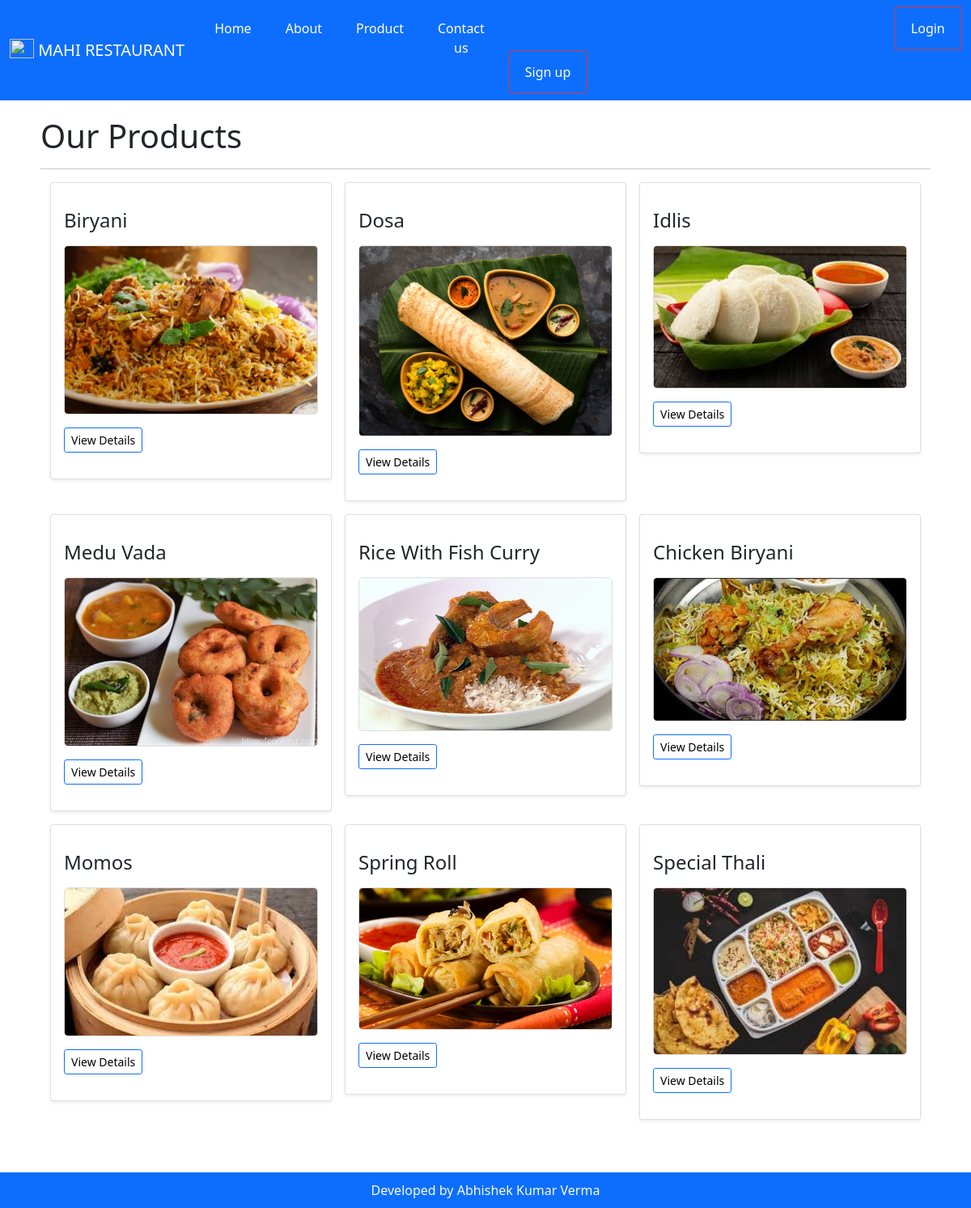
/product, run on the app's committed database.
### home/models.py (models this page shows, shortened)
class Add_product(models.Model):
    name = models.CharField(max_length=122)
    img = models.FileField(upload_to="uploads/")
    price = models.FloatField()

### home/views.py (the view)
# urls.py: path("product",views.product,name='product'),
def product(request):
    Add_products = Add_product.objects.all()
    return render(request,'product.html',{'Add_products': Add_products})

### template/product.html (shortened to what this page needs)
{% extends 'base.html' %}
{% block body %}
<div class="container mysection">
  <h1>Our Products</h1>
  <hr>
  <div class="container">
    <div class="row row-cols-1 row-cols-sm-2 row-cols-md-3 g-3">
  {% for Add_product in Add_products %}
      <div class="col">
        <div class="card shadow-sm">
          <div class="card-body">
            <p class="text"> <h4>{{Add_product.name}}</h4>  </p>
            {% if user.is_authenticated %}
           <a style ="text-decoration: none; color : black"   href="/view/{{Add_product.id}}"><img height="60px" src="{{Add_product.img.url}}" class="d-block w-100" alt="..."></a>
            <div class="d-flex justify-content-between align-items-center">
              <div class="btn-group">
                <button type="button" class="btn btn-sm btn-outline-primary my-3"> <a style ="text-decoration: none; color : black"   href="/view/{{Add_product.id}}">View Details</a></button>
              </div>
                <small class="text-muted"> </small>
            </div>
          {% else %}
           <img height="160px" src="{{Add_product.img.url}}" class="d-block w-100" alt="...">
           <button type="button" class="btn btn-sm btn-outline-primary my-3"> <a style ="text-decoration: none; color : black"   href="/view/{{Add_product.id}}">View Details</a></button>
            {% endif %}
          </div>
        </div>
      </div>
    {% endfor %}
    </div>
  </div>
</div>
  {% endblock body %}

### template/base.html (shortened to what this page needs)
<!doctype html>
<html lang="en">
<head>
  <link rel="stylesheet" href="https://cdnjs.cloudflare.com/ajax/libs/font-awesome/4.7.0/css/font-awesome.min.css">
  <link href="https://cdn.jsdelivr.net/npm/bootstrap@5.1.1/dist/css/bootstrap.min.css" rel="stylesheet"
>
</head>
<body>
  <nav class="navbar navbar-expand-lg navbar-dark bg-primary">
    <div class="container-fluid">
      <a class="navbar-brand" href="/">
        <img
          src="https://images.template.net/wp-content/uploads/2017/01/24173735/Food-Business-Service-Logo.jpg?width=600"
          alt="" width="30" height="24" class="d-inline-block align-text-top">
        MAHI RESTAURANT
      </a>
      <div class="collapse navbar-collapse" id="navbarSupportedContent">
        <ul class="navbar-nav me-auto mb-2 mb-lg-0">
          <li class="nav-item">
            <button type="button" class="btn btn-primary navbar-btn"> <a style="color:white" class="nav-link "
                aria-current="page" href="/">Home</a> </button>
          </li>
          <li class="nav-item">
            <button type="button" class="btn btn-primary navbar-btn"><a style="color:white" class="nav-link"
                href="/about">About</a></button>
          </li>
          <li class="nav-item ">
            <button type="button" class="btn btn-primary navbar-btn"><a style="color:white" class="nav-link"
                href="/product">Product</a> </button>
          </li>
          <li class="nav-item ">
            <button type="button" class="btn btn-primary navbar-btn"> <a style="color:white" class="nav-link "
                href="/Contact">Contact us</a> </button>
          </li>
          <li class="nav-item ">
            {% if user.is_authenticated %}
            <!-- <button type="button" class="btn btn-primary navbar-btn "> <a style="color:white" class="nav-link "
                href="profile"> Profile </a> </button>
            <button type="button" class="btn btn-primary navbar-btn "> <a style="color:white" class="nav-link "
                href="Logout"> Logout </a> </button>    -->
          <li style = "margin-left:485px" class="nav-item dropdown my-auto ">
            <a class=" btn btn-outline-danger btn-lg dropdown-toggle text-light " href="#" id="navbarDropdown" role="button "
              data-bs-toggle="dropdown" aria-expanded="false">
              Welcome {{request.user.first_name}} </a>
            <ul class="dropdown-menu" aria-labelledby="navbarDropdown">
              <li><a class="dropdown-item" href="/Logout">Logout</a></li>
            </ul>
          </li>
          {% else %}
          <button style = "margin-left:485px" type="button" class="btn btn-outline-danger navbar-btn "> <a style="color:white" class="nav-link "
              href="/login"> Login </a> </button>
          <button type="button" class="btn btn-outline-danger navbar-btn mx-2 "> <a style="color:white" class="nav-link "
              href="/register"> Sign up</a> </button>
          {% endif %}
          </li>
        </ul>
      </div>
    </div>
  </nav>
  {% block body %}{% endblock body %}
  <footer class="text-center bg-primary text-light ">
    Developed by Abhishek Kumar Verma
  </footer>
</body>
</html>

### template/base.html (style rules this page uses)
.mysection { margin: 10px; padding: 20px; margin: auto; }
footer { position: relative; padding: 10px; margin-top: 45px; }
.d-block { margin-left: auto; margin-right: auto; border: 1px solid #ddd; border-radius: 5px; display: block; height: 45%; width: 100%; }

### data on the page
Add_product: name "Biryani", img (picture)
Add_product: name "Dosa", img (picture)
Add_product: name "Idlis", img (picture)
Add_product: name "Medu Vada", img (picture)
Add_product: name "Rice With Fish Curry", img (picture)
Add_product: name "Chicken Biryani", img (picture)
Add_product: name "Momos", img (picture)
Add_product: name "Spring Roll", img (picture)
Add_product: name "Special Thali", img (picture)
